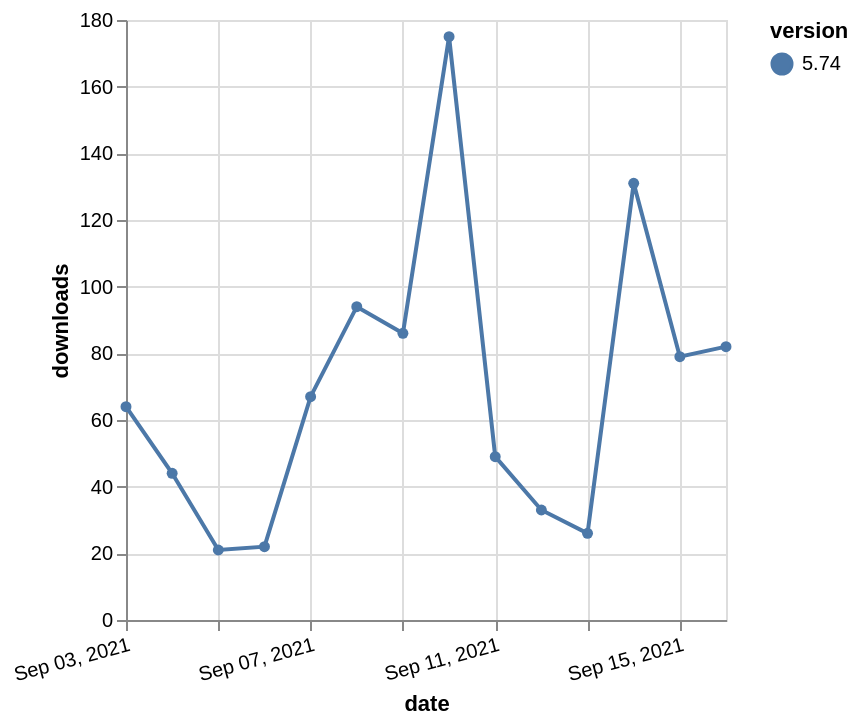

The specification (Vega-Lite) saved for this image:
### Vega-Lite specification from a JSON file in a GitHub repository (floating-point values rounded to 4 significant figures)
{"$schema": "https://vega.github.io/schema/vega-lite/v5.json", "description": "A simple bar chart with embedded data.", "data": {"values": [{"date": "2021-09-03", "total": 76949, "delta": 64, "version": "5.74"}, {"date": "2021-09-04", "total": 76993, "delta": 44, "version": "5.74"}, {"date": "2021-09-05", "total": 77014, "delta": 21, "version": "5.74"}, {"date": "2021-09-06", "total": 77036, "delta": 22, "version": "5.74"}, {"date": "2021-09-07", "total": 77103, "delta": 67, "version": "5.74"}, {"date": "2021-09-08", "total": 77197, "delta": 94, "version": "5.74"}, {"date": "2021-09-09", "total": 77283, "delta": 86, "version": "5.74"}, {"date": "2021-09-10", "total": 77458, "delta": 175, "version": "5.74"}, {"date": "2021-09-11", "total": 77507, "delta": 49, "version": "5.74"}, {"date": "2021-09-12", "total": 77540, "delta": 33, "version": "5.74"}, {"date": "2021-09-13", "total": 77566, "delta": 26, "version": "5.74"}, {"date": "2021-09-14", "total": 77697, "delta": 131, "version": "5.74"}, {"date": "2021-09-15", "total": 77776, "delta": 79, "version": "5.74"}, {"date": "2021-09-16", "total": 77858, "delta": 82, "version": "5.74"}]}, "width": "container", "mark": {"type": "line", "point": {"filled": true}}, "encoding": {"x": {"field": "date", "type": "temporal", "timeUnit": "yearmonthdate", "title": "date", "axis": {"labelAngle": -15}}, "y": {"field": "delta", "type": "quantitative", "title": "downloads"}, "color": {"field": "version", "type": "nominal"}, "tooltip": {"field": "delta"}}}
